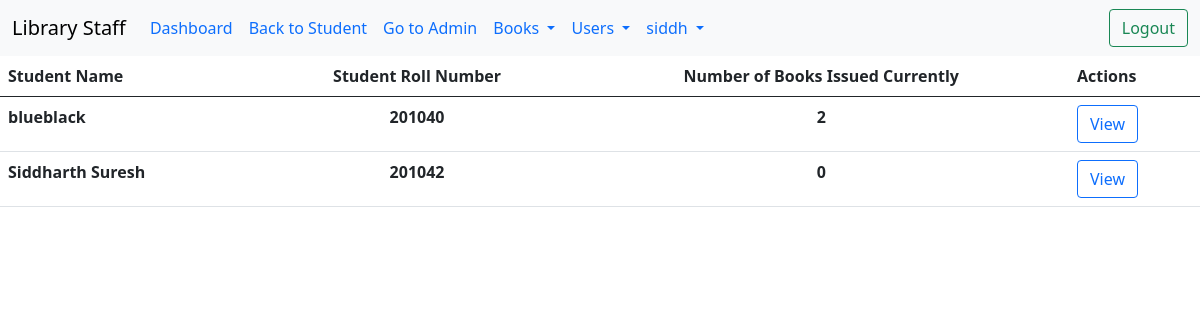
Before: /staff/allstudents (signed in) with the older database file.
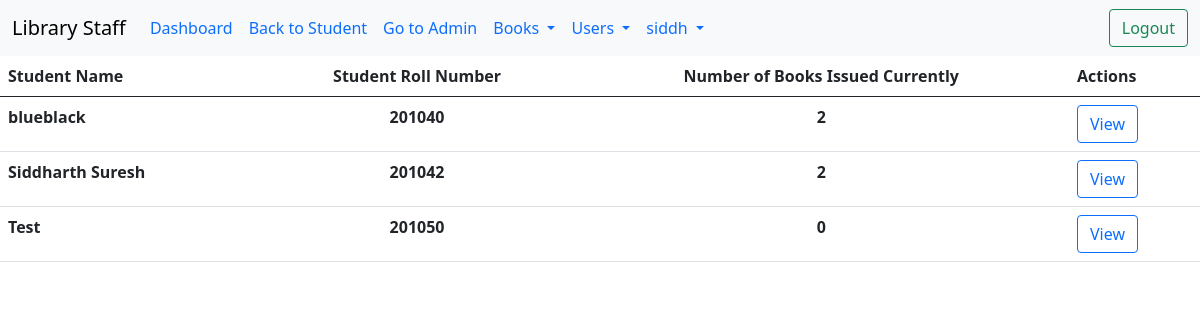
After: the same page with the newer database file.
### library/models.py (models this page shows, shortened)
class Student(models.Model):
    user = models.OneToOneField(User, on_delete=models.CASCADE)
    roll_no = models.CharField(max_length=10)
    name = models.CharField(max_length=20)
    branch = models.CharField(max_length=3)
    DEPT = ( ('1', 'CSE'), ('2', 'ECE'), ('3','EEE'),('4','ME'))
    department = models.CharField(max_length=1, choices=DEPT, blank=True, default='1')
    BAT = (('1','2017'),('2','2018'),('3','2019'),('4','2020'))
    batch = models.CharField(max_length=1, choices=BAT, blank=True, default='4')
    SEM = (('1','1'),('2','2'),('3','3'),('4','4'),('5','5'),('6','6'),('7','7'),('8','8'))
    semester = models.CharField(max_length=1, choices=SEM, blank=True, default='1')
    total_books_due=models.IntegerField(default=0)
    fine = models.IntegerField(default=0)
    email=models.EmailField()
    class Meta:
        ordering = ['roll_no']
    def num_books(self):
        return IssueBook.objects.filter(student=self, is_returned=False).count()

### library/views.py (the view)
# urls.py: path('staff/allstudents', View_Staff_AllStudents, name='staff_allstudents'),
@login_required(redirect_field_name='dashboard')
def View_Staff_AllStudents(request):
	students=Student.objects.all()
	return render(request,'staff_allusers.html',locals())

### library/templates/staff_allusers.html (shortened to what this page needs)
<!doctype html>
<html lang="en">
  <head>
    <link href="https://cdn.jsdelivr.net/npm/bootstrap@5.0.0-beta3/dist/css/bootstrap.min.css" rel="stylesheet">
  </head>
  <body>
  	<nav class="navbar nav-pills navbar-expand-lg bg-light">
	  <div class="container-fluid">
	    <a class="navbar-brand" href="#">Library Staff</a>
	    <div class="collapse navbar-collapse" id="navbarSupportedContent">
	      <ul class="navbar-nav me-auto mb-2 mb-lg-0">
	        <li class="nav-item">
	          <a class="nav-link" aria-current="page" href="/staff">Dashboard</a>
	        </li>
	        <li class="nav-item">
	          <a class="nav-link" aria-current="page" href="/">Back to Student</a>
	        </li>
	        <li class="nav-item">
	          <a class="nav-link" aria-current="page" href="/admin">Go to Admin</a>
	        </li>
	        <li class="nav-item dropdown active">
	          <a class="nav-link dropdown-toggle" href="#" id="navbarDropdown" role="button" data-bs-toggle="dropdown" aria-expanded="false">
	            Books
	          </a>
	        </li>
	        <li class="nav-item dropdown active">
	          <a class="nav-link dropdown-toggle" href="#" id="navbarDropdown" role="button" data-bs-toggle="dropdown" aria-expanded="false">
	            Users
	          </a>
	        </li>
	        <li class="nav-item dropdown">
	          <a class="nav-link dropdown-toggle" href="#" id="navbarDropdown" role="button" data-bs-toggle="dropdown" aria-expanded="false">
	            {{ user.username }}
	          </a>
	        </li>
	      </ul>
	      {% if user.is_authenticated %}
	      <form action="{% url 'logout' %}" class="d-flex">
	        <button class="btn btn-outline-success" type="submit">Logout</button>
	      </form>
	      {% else %}
	      <form action="{% url 'login' %}" class="d-flex">
	        <button class="btn btn-outline-primary" type="submit">Login</button>
	      </form>
	      {% endif %}
	    </div>
	  </div>
	</nav>
			<table class="table table-hover">
  		<thead>
    		<tr>
      			<th scope="col">Student Name</th>
      			<th scope="col" class="text-center">Student Roll Number</th>
      			<th scope="col" class="text-center">Number of Books Issued Currently</th>
      			<th scope="col">Actions</th>
    		</tr>
  		</thead>
  		<tbody>
  			{% for s in students %}
  			<tr>
  				<th>{{ s.name }}</th>
	      		<th class="text-center">{{ s.roll_no }}</th>
	      		<th class="text-center">{{ s.num_books }}</th>
  				<th><form action="#" class="d-flex">
	        	<button class="btn btn-outline-primary" type="submit">View</button>
	      		</form></th>
  			</tr>
     		{% endfor %}
		</tbody>
	</table>
   </body>
</html>

Changed rows visible on the page:
changed Student "Siddharth Suresh": num_books "0" → "2"
added Student: name "Test", roll_no "201050", num_books "0"
